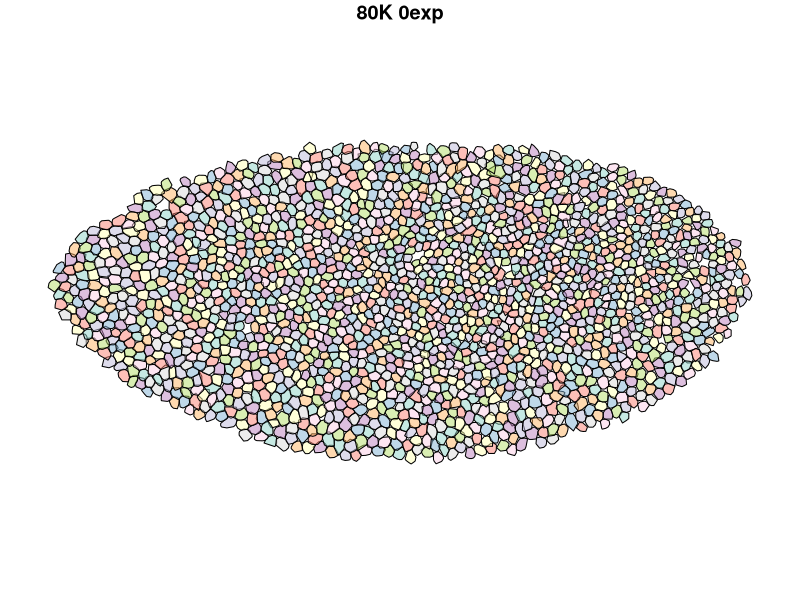
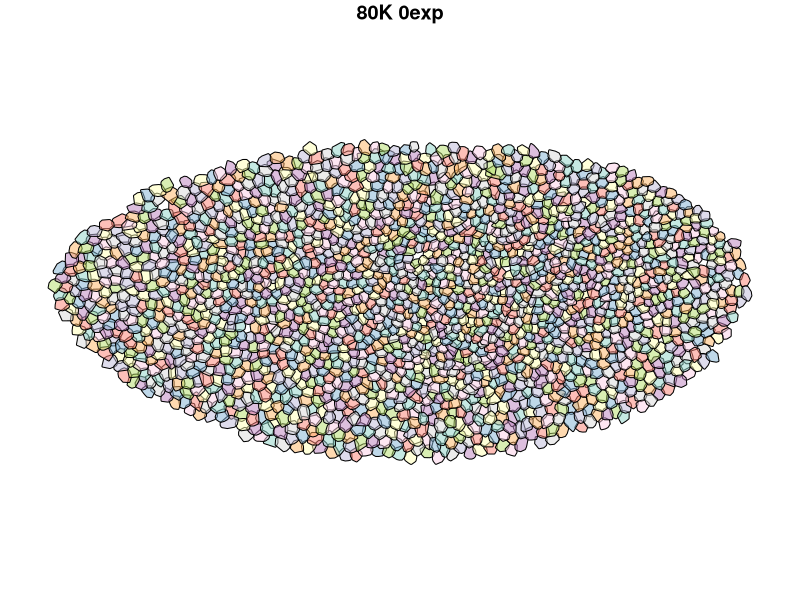

Source code (R) for these figures, in order:
library(magrittr)
library(dplyr)
library(tidyr)
library(data.table)
library(sf)


# Use the comand bellow to establish the main folder of neighbour finding as your working directory

setwd(dirname(rstudioapi::getActiveDocumentContext()$path)) #Automatically set working directory

print(getwd())

# this will print your working directory, the output should look like this:
# "~/SOMEWHERE_IN_YOUR_COMPUTER/smiFISH_Arthropods-main/Neighbours_finding"


# Import measurements from Imaris onto R, located in Raw_data
# The starting data frame of (x,y,z) positions of Spectrin spots was obtained from Imaris 
# by segmenting Spectrin antibody staining. Each cell is composed of several spots of spectrin signal around the membrane
df_80k <- read.csv('./Raw_data/Figure4_80K_Spectrin_Spots_XYZ_Positions.csv')

#Change column names
colnames(df_80k) <- c("Cell_ID", "Spot_ID", "X", "Y", "Z")


# Convert dataframe to an sf object. 
# By using dplyr package you will group all membrane spots corresponding to the same cell ID together, 
# and each spot will be join to make the shape of a cell (Polygon)
# This will work with 3D coordinates or 2D. 

df_80k_sf <- st_as_sf(df_80k,
                      coords = c('X', 'Y', 'Z')) %>%
    group_by(Cell_ID) %>%
    summarise() %>%
    ungroup() %>%  # Just in case
    st_convex_hull()

# Check class if desired 
class(df_80k_sf)

#The result should look like this: [1] "sf"         "tbl_df"     "tbl"        "data.frame"

#Plot the sf object, 
# polygons of all the cells in the embryo are plotted. 
# This will replicate the shape of the embryo and produce the same plot as in Figure 4C in the publication    
plot(df_80k_sf, col = sf.colors(categorical = TRUE, alpha = .5), main = "80K 0exp")

#Ignore colour warning message

#Expand all polygons of 0.6um, effectively you are making each cell be a bit bigger 
# therefore now cells will invade their neighbours creating an overlap that we will later exploit
# to find the neighbours

df_80k_0.6_sf <- st_as_sf(df_80k,
                   coords = c('X', 'Y', 'Z')) %>%
                  group_by(Cell_ID) %>%
                  summarise() %>%
                  ungroup() %>%  # Just in case
                  st_convex_hull() %>%
                  st_buffer(0.6)

#Plot the expanded cells polygons, same as plot in Figure 4C (expanded crop)
plot(df_80k_0.6_sf, col = sf.colors(categorical = TRUE, alpha = .5), main = "80K 0exp")

#Find intersection between the expanded cells (sf object), to highlight now touching cells
a_80k_0.6 = st_set_geometry(st_intersection(df_80k_0.6_sf,df_80k_0.6_sf), NULL)

#Remove self interactions (every time a cell gives herself as a neighbour we delete it) 
a2_80k_0.6 <- subset(a_80k_0.6, Cell_ID != Cell_ID.1)


#Reshape: expand wide the results so that each cell ID has its neighbours listed 
# next to it
results_80k_0.6 = a2_80k_0.6%>% 
    mutate(rn = rowid(Cell_ID)) %>%
    pivot_wider(names_from = rn, values_from = Cell_ID.1)

head(results_80k_0.6)

#Save results as a table that you could use in excel and visualize outside R
write.csv(results_80k_0.6, "2020.11.16_results_polygons_80k_exp_0.6.csv", na="", row.names=FALSE)
